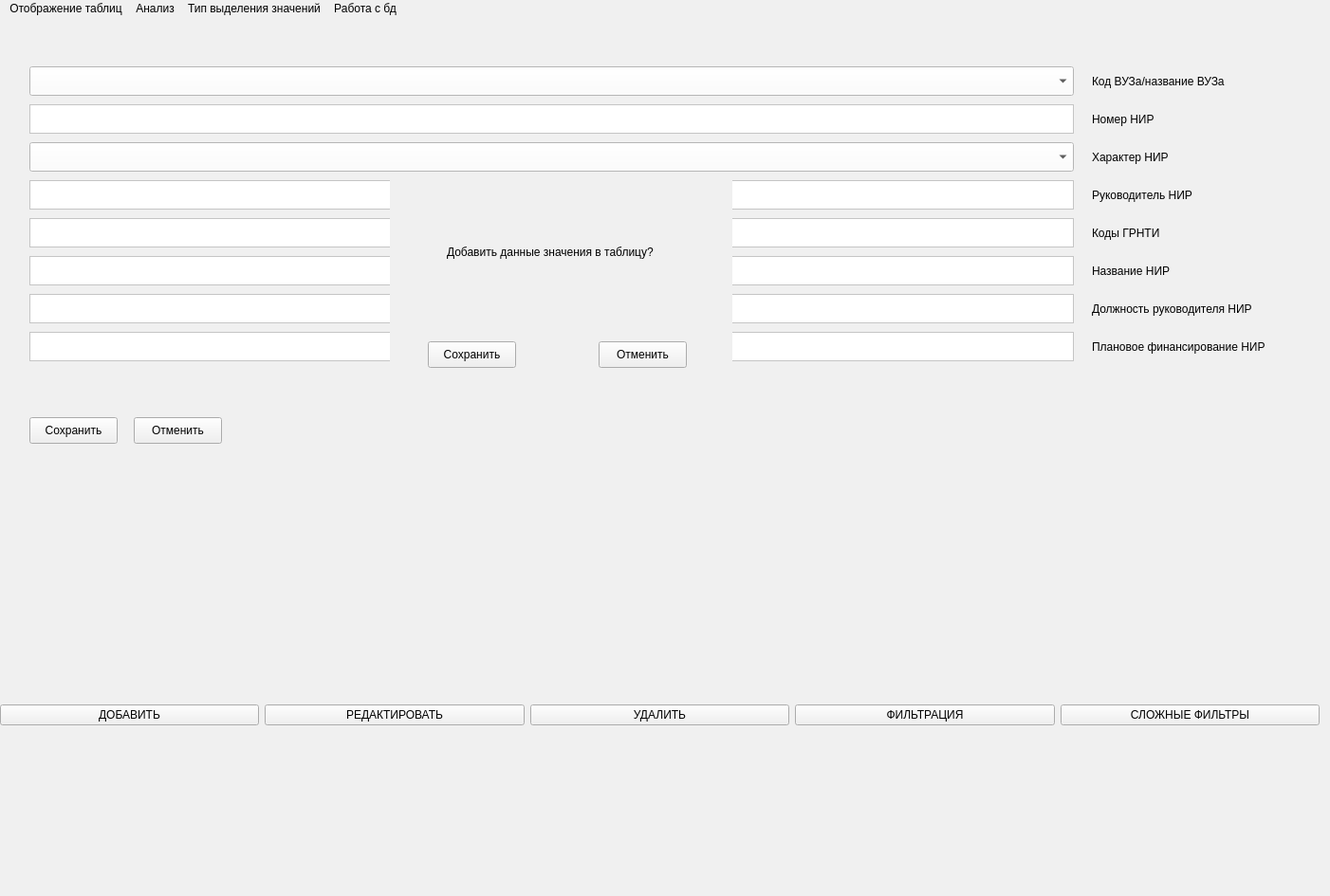
<?xml version="1.0" encoding="UTF-8"?>
<ui version="4.0">
 <class>MainWindow</class>
 <widget class="QMainWindow" name="MainWindow">
  <property name="geometry">
   <rect>
    <x>0</x>
    <y>0</y>
    <width>1402</width>
    <height>945</height>
   </rect>
  </property>
  <property name="windowTitle">
   <string>Управление научными исследованиями по тематическому плану</string>
  </property>
  <property name="styleSheet">
   <string notr="true">background-color: rgb(240, 240, 240);</string>
  </property>
  <widget class="QWidget" name="centralwidget">
   <widget class="QStackedWidget" name="stackedWidget">
    <property name="geometry">
     <rect>
      <x>11</x>
      <y>11</y>
      <width>1388</width>
      <height>671</height>
     </rect>
    </property>
    <property name="styleSheet">
     <string notr="true">background-color: rgb(240, 240, 240);</string>
    </property>
    <property name="currentIndex">
     <number>1</number>
    </property>
    <widget class="QWidget" name="page">
     <widget class="QTableView" name="tableView">
      <property name="geometry">
       <rect>
        <x>0</x>
        <y>10</y>
        <width>1381</width>
        <height>651</height>
       </rect>
      </property>
      <property name="styleSheet">
       <string notr="true">background-color: rgb(255, 255, 255);</string>
      </property>
     </widget>
    </widget>
    <widget class="QWidget" name="page_add_widget">
     <widget class="QWidget" name="Tp_nir_add_widget" native="true">
      <property name="geometry">
       <rect>
        <x>0</x>
        <y>10</y>
        <width>1381</width>
        <height>651</height>
       </rect>
      </property>
      <widget class="QTextEdit" name="Tp_nir_add_grntiNumber_textEdit">
       <property name="geometry">
        <rect>
         <x>20</x>
         <y>70</y>
         <width>1101</width>
         <height>31</height>
        </rect>
       </property>
       <property name="styleSheet">
        <string notr="true">background-color: rgb(255, 255, 255);</string>
       </property>
      </widget>
      <widget class="QComboBox" name="Tp_nir_add_grntiNature_comboBox">
       <property name="geometry">
        <rect>
         <x>20</x>
         <y>110</y>
         <width>1101</width>
         <height>31</height>
        </rect>
       </property>
       <property name="styleSheet">
        <string notr="true">background-color: rgb(255, 255, 255);</string>
       </property>
      </widget>
      <widget class="QTextEdit" name="Tp_nir_add_grntiHead_textEdit">
       <property name="geometry">
        <rect>
         <x>20</x>
         <y>150</y>
         <width>1101</width>
         <height>31</height>
        </rect>
       </property>
       <property name="styleSheet">
        <string notr="true">background-color: rgb(255, 255, 255);</string>
       </property>
      </widget>
      <widget class="QTextEdit" name="Tp_nir_add_grntiCode_textEdit">
       <property name="geometry">
        <rect>
         <x>20</x>
         <y>190</y>
         <width>1101</width>
         <height>31</height>
        </rect>
       </property>
       <property name="styleSheet">
        <string notr="true">background-color: rgb(255, 255, 255);</string>
       </property>
      </widget>
      <widget class="QTextEdit" name="Tp_nir_add_grntiName_textEdit">
       <property name="geometry">
        <rect>
         <x>20</x>
         <y>230</y>
         <width>1101</width>
         <height>31</height>
        </rect>
       </property>
       <property name="styleSheet">
        <string notr="true">background-color: rgb(255, 255, 255);</string>
       </property>
      </widget>
      <widget class="QTextEdit" name="Tp_nir_add_grntiHeadPost_textEdit">
       <property name="geometry">
        <rect>
         <x>20</x>
         <y>270</y>
         <width>1101</width>
         <height>31</height>
        </rect>
       </property>
       <property name="styleSheet">
        <string notr="true">background-color: rgb(255, 255, 255);</string>
       </property>
      </widget>
      <widget class="QTextEdit" name="Tp_nir_add_plannedFinancing_textEdit">
       <property name="geometry">
        <rect>
         <x>20</x>
         <y>310</y>
         <width>1101</width>
         <height>31</height>
        </rect>
       </property>
       <property name="styleSheet">
        <string notr="true">background-color: rgb(255, 255, 255);</string>
       </property>
      </widget>
      <widget class="QPushButton" name="Tp_nir_add_widget_saveButton">
       <property name="geometry">
        <rect>
         <x>20</x>
         <y>400</y>
         <width>93</width>
         <height>28</height>
        </rect>
       </property>
       <property name="text">
        <string>Сохранить</string>
       </property>
      </widget>
      <widget class="QPushButton" name="add_widget_close_pushButton">
       <property name="geometry">
        <rect>
         <x>130</x>
         <y>400</y>
         <width>93</width>
         <height>28</height>
        </rect>
       </property>
       <property name="text">
        <string>Отменить</string>
       </property>
      </widget>
      <widget class="QLabel" name="label_12">
       <property name="geometry">
        <rect>
         <x>1140</x>
         <y>30</y>
         <width>191</width>
         <height>31</height>
        </rect>
       </property>
       <property name="text">
        <string>Код ВУЗа/название ВУЗа</string>
       </property>
      </widget>
      <widget class="QLabel" name="label_13">
       <property name="geometry">
        <rect>
         <x>1140</x>
         <y>70</y>
         <width>191</width>
         <height>31</height>
        </rect>
       </property>
       <property name="text">
        <string>Номер НИР</string>
       </property>
      </widget>
      <widget class="QLabel" name="label_14">
       <property name="geometry">
        <rect>
         <x>1140</x>
         <y>110</y>
         <width>191</width>
         <height>31</height>
        </rect>
       </property>
       <property name="text">
        <string>Характер НИР</string>
       </property>
      </widget>
      <widget class="QLabel" name="label_16">
       <property name="geometry">
        <rect>
         <x>1140</x>
         <y>150</y>
         <width>191</width>
         <height>31</height>
        </rect>
       </property>
       <property name="text">
        <string>Руководитель НИР</string>
       </property>
      </widget>
      <widget class="QLabel" name="label_17">
       <property name="geometry">
        <rect>
         <x>1140</x>
         <y>190</y>
         <width>191</width>
         <height>31</height>
        </rect>
       </property>
       <property name="text">
        <string>Коды ГРНТИ</string>
       </property>
      </widget>
      <widget class="QLabel" name="label_18">
       <property name="geometry">
        <rect>
         <x>1140</x>
         <y>230</y>
         <width>191</width>
         <height>31</height>
        </rect>
       </property>
       <property name="text">
        <string>Название НИР</string>
       </property>
      </widget>
      <widget class="QLabel" name="label_19">
       <property name="geometry">
        <rect>
         <x>1140</x>
         <y>270</y>
         <width>191</width>
         <height>31</height>
        </rect>
       </property>
       <property name="text">
        <string>Должность руководителя НИР</string>
       </property>
      </widget>
      <widget class="QLabel" name="label_20">
       <property name="geometry">
        <rect>
         <x>1140</x>
         <y>310</y>
         <width>191</width>
         <height>31</height>
        </rect>
       </property>
       <property name="text">
        <string>Плановое финансирование НИР</string>
       </property>
      </widget>
      <widget class="QWidget" name="add_confirm_widget" native="true">
       <property name="geometry">
        <rect>
         <x>400</x>
         <y>150</y>
         <width>361</width>
         <height>221</height>
        </rect>
       </property>
       <widget class="QPushButton" name="pushButton">
        <property name="geometry">
         <rect>
          <x>40</x>
          <y>170</y>
          <width>93</width>
          <height>28</height>
         </rect>
        </property>
        <property name="cursor">
         <cursorShape>PointingHandCursor</cursorShape>
        </property>
        <property name="text">
         <string>Сохранить</string>
        </property>
       </widget>
       <widget class="QPushButton" name="close_add_confirm_pushButton">
        <property name="geometry">
         <rect>
          <x>220</x>
          <y>170</y>
          <width>93</width>
          <height>28</height>
         </rect>
        </property>
        <property name="cursor">
         <cursorShape>PointingHandCursor</cursorShape>
        </property>
        <property name="text">
         <string>Отменить</string>
        </property>
       </widget>
       <widget class="QLabel" name="label">
        <property name="geometry">
         <rect>
          <x>60</x>
          <y>50</y>
          <width>241</width>
          <height>51</height>
         </rect>
        </property>
        <property name="text">
         <string>Добавить данные значения в таблицу?</string>
        </property>
       </widget>
      </widget>
      <widget class="QComboBox" name="Tp_nir_add_VUZcode_name_comboBox">
       <property name="geometry">
        <rect>
         <x>20</x>
         <y>30</y>
         <width>1101</width>
         <height>31</height>
        </rect>
       </property>
       <property name="styleSheet">
        <string notr="true">background-color: rgb(255, 255, 255);</string>
       </property>
      </widget>
     </widget>
    </widget>
    <widget class="QWidget" name="page_redact_widget">
     <widget class="QWidget" name="redact_widget" native="true">
      <property name="geometry">
       <rect>
        <x>0</x>
        <y>10</y>
        <width>1381</width>
        <height>651</height>
       </rect>
      </property>
      <widget class="QPushButton" name="redact_widget_close_pushButton">
       <property name="geometry">
        <rect>
         <x>130</x>
         <y>400</y>
         <width>93</width>
         <height>28</height>
        </rect>
       </property>
       <property name="text">
        <string>Отменить</string>
       </property>
      </widget>
      <widget class="QLabel" name="label_21">
       <property name="geometry">
        <rect>
         <x>1140</x>
         <y>310</y>
         <width>191</width>
         <height>31</height>
        </rect>
       </property>
       <property name="text">
        <string>Должность руководителя НИР</string>
       </property>
      </widget>
      <widget class="QTextEdit" name="Tp_nir_add_grntiNumber_textEdit_2">
       <property name="geometry">
        <rect>
         <x>20</x>
         <y>110</y>
         <width>1101</width>
         <height>31</height>
        </rect>
       </property>
       <property name="styleSheet">
        <string notr="true">background-color: rgb(255, 255, 255);</string>
       </property>
      </widget>
      <widget class="QLabel" name="label_22">
       <property name="geometry">
        <rect>
         <x>1140</x>
         <y>230</y>
         <width>191</width>
         <height>31</height>
        </rect>
       </property>
       <property name="text">
        <string>Коды ГРНТИ</string>
       </property>
      </widget>
      <widget class="QLabel" name="label_23">
       <property name="geometry">
        <rect>
         <x>1140</x>
         <y>110</y>
         <width>191</width>
         <height>31</height>
        </rect>
       </property>
       <property name="text">
        <string>Номер НИР</string>
       </property>
      </widget>
      <widget class="QTextEdit" name="Tp_nir_add_grntiName_textEdit_2">
       <property name="geometry">
        <rect>
         <x>20</x>
         <y>270</y>
         <width>1101</width>
         <height>31</height>
        </rect>
       </property>
       <property name="styleSheet">
        <string notr="true">background-color: rgb(255, 255, 255);</string>
       </property>
      </widget>
      <widget class="QTextEdit" name="Tp_nir_add_plannedFinancing_textEdit_2">
       <property name="geometry">
        <rect>
         <x>20</x>
         <y>350</y>
         <width>1101</width>
         <height>31</height>
        </rect>
       </property>
       <property name="styleSheet">
        <string notr="true">background-color: rgb(255, 255, 255);</string>
       </property>
      </widget>
      <widget class="QPushButton" name="redact_widget_saveButton">
       <property name="geometry">
        <rect>
         <x>20</x>
         <y>400</y>
         <width>93</width>
         <height>28</height>
        </rect>
       </property>
       <property name="text">
        <string>Сохранить</string>
       </property>
      </widget>
      <widget class="QLabel" name="label_25">
       <property name="geometry">
        <rect>
         <x>1140</x>
         <y>190</y>
         <width>191</width>
         <height>31</height>
        </rect>
       </property>
       <property name="text">
        <string>Руководитель НИР</string>
       </property>
      </widget>
      <widget class="QLabel" name="label_26">
       <property name="geometry">
        <rect>
         <x>1140</x>
         <y>270</y>
         <width>191</width>
         <height>31</height>
        </rect>
       </property>
       <property name="text">
        <string>Название НИР</string>
       </property>
      </widget>
      <widget class="QComboBox" name="Tp_nir_add_grntiNature_comboBox_2">
       <property name="geometry">
        <rect>
         <x>20</x>
         <y>150</y>
         <width>1101</width>
         <height>31</height>
        </rect>
       </property>
       <property name="styleSheet">
        <string notr="true">background-color: rgb(255, 255, 255);</string>
       </property>
      </widget>
      <widget class="QTextEdit" name="Tp_nir_add_grntiCode_textEdit_2">
       <property name="geometry">
        <rect>
         <x>20</x>
         <y>230</y>
         <width>1101</width>
         <height>31</height>
        </rect>
       </property>
       <property name="styleSheet">
        <string notr="true">background-color: rgb(255, 255, 255);</string>
       </property>
      </widget>
      <widget class="QTextEdit" name="Tp_nir_add_grntiHeadPost_textEdit_2">
       <property name="geometry">
        <rect>
         <x>20</x>
         <y>310</y>
         <width>1101</width>
         <height>31</height>
        </rect>
       </property>
       <property name="styleSheet">
        <string notr="true">background-color: rgb(255, 255, 255);</string>
       </property>
      </widget>
      <widget class="QLabel" name="label_27">
       <property name="geometry">
        <rect>
         <x>1140</x>
         <y>30</y>
         <width>191</width>
         <height>31</height>
        </rect>
       </property>
       <property name="text">
        <string>Код ВУЗа</string>
       </property>
      </widget>
      <widget class="QTextEdit" name="Tp_nir_add_grntiHead_textEdit_2">
       <property name="geometry">
        <rect>
         <x>20</x>
         <y>190</y>
         <width>1101</width>
         <height>31</height>
        </rect>
       </property>
       <property name="styleSheet">
        <string notr="true">background-color: rgb(255, 255, 255);</string>
       </property>
      </widget>
      <widget class="QLabel" name="label_28">
       <property name="geometry">
        <rect>
         <x>1140</x>
         <y>150</y>
         <width>191</width>
         <height>31</height>
        </rect>
       </property>
       <property name="text">
        <string>Характер НИР</string>
       </property>
      </widget>
      <widget class="QLabel" name="label_29">
       <property name="geometry">
        <rect>
         <x>1140</x>
         <y>350</y>
         <width>191</width>
         <height>31</height>
        </rect>
       </property>
       <property name="text">
        <string>Плановое финансирование НИР</string>
       </property>
      </widget>
      <widget class="QTextEdit" name="Tp_nir_redact_VUZshortName_textEdit">
       <property name="geometry">
        <rect>
         <x>20</x>
         <y>70</y>
         <width>1101</width>
         <height>31</height>
        </rect>
       </property>
       <property name="styleSheet">
        <string notr="true">background-color: rgb(255, 255, 255);</string>
       </property>
      </widget>
      <widget class="QLabel" name="label_24">
       <property name="geometry">
        <rect>
         <x>1140</x>
         <y>70</y>
         <width>191</width>
         <height>31</height>
        </rect>
       </property>
       <property name="text">
        <string>Название ВУЗа</string>
       </property>
      </widget>
      <widget class="QTextEdit" name="Tp_nir_redact_VUZcode_textEdit">
       <property name="geometry">
        <rect>
         <x>20</x>
         <y>30</y>
         <width>1101</width>
         <height>31</height>
        </rect>
       </property>
       <property name="styleSheet">
        <string notr="true">background-color: rgb(255, 255, 255);</string>
       </property>
      </widget>
      <widget class="QWidget" name="redact_confirm_widget" native="true">
       <property name="geometry">
        <rect>
         <x>470</x>
         <y>150</y>
         <width>371</width>
         <height>231</height>
        </rect>
       </property>
       <widget class="QPushButton" name="pushButton_2">
        <property name="geometry">
         <rect>
          <x>40</x>
          <y>170</y>
          <width>93</width>
          <height>28</height>
         </rect>
        </property>
        <property name="cursor">
         <cursorShape>PointingHandCursor</cursorShape>
        </property>
        <property name="text">
         <string>Сохранить</string>
        </property>
       </widget>
       <widget class="QPushButton" name="close_redact_confirm_pushButton">
        <property name="geometry">
         <rect>
          <x>220</x>
          <y>170</y>
          <width>93</width>
          <height>28</height>
         </rect>
        </property>
        <property name="cursor">
         <cursorShape>PointingHandCursor</cursorShape>
        </property>
        <property name="text">
         <string>Отменить</string>
        </property>
       </widget>
       <widget class="QLabel" name="label_2">
        <property name="geometry">
         <rect>
          <x>60</x>
          <y>50</y>
          <width>241</width>
          <height>51</height>
         </rect>
        </property>
        <property name="text">
         <string>Изменить данные значения в таблице?</string>
        </property>
       </widget>
      </widget>
     </widget>
    </widget>
   </widget>
   <widget class="QWidget" name="Tp_nir_redact_widget" native="true">
    <property name="geometry">
     <rect>
      <x>0</x>
      <y>680</y>
      <width>1391</width>
      <height>111</height>
     </rect>
    </property>
    <layout class="QHBoxLayout" name="horizontalLayout_2">
     <item>
      <layout class="QHBoxLayout" name="horizontalLayout">
       <item>
        <widget class="QPushButton" name="add_widget_open_pushButton">
         <property name="cursor">
          <cursorShape>PointingHandCursor</cursorShape>
         </property>
         <property name="text">
          <string>ДОБАВИТЬ</string>
         </property>
        </widget>
       </item>
       <item>
        <widget class="QPushButton" name="redact_widget_open_pushButton">
         <property name="cursor">
          <cursorShape>PointingHandCursor</cursorShape>
         </property>
         <property name="text">
          <string>РЕДАКТИРОВАТЬ</string>
         </property>
        </widget>
       </item>
       <item>
        <widget class="QPushButton" name="pushButton_3">
         <property name="sizeIncrement">
          <size>
           <width>0</width>
           <height>0</height>
          </size>
         </property>
         <property name="cursor">
          <cursorShape>PointingHandCursor</cursorShape>
         </property>
         <property name="text">
          <string>УДАЛИТЬ</string>
         </property>
        </widget>
       </item>
       <item>
        <widget class="QPushButton" name="pushButton_4">
         <property name="cursor">
          <cursorShape>PointingHandCursor</cursorShape>
         </property>
         <property name="text">
          <string>ФИЛЬТРАЦИЯ</string>
         </property>
        </widget>
       </item>
       <item>
        <widget class="QPushButton" name="pushButton_5">
         <property name="cursor">
          <cursorShape>PointingHandCursor</cursorShape>
         </property>
         <property name="text">
          <string>СЛОЖНЫЕ ФИЛЬТРЫ</string>
         </property>
        </widget>
       </item>
      </layout>
     </item>
    </layout>
   </widget>
   <zorder>Tp_nir_redact_widget</zorder>
   <zorder>stackedWidget</zorder>
  </widget>
  <widget class="QMenuBar" name="menubar">
   <property name="geometry">
    <rect>
     <x>0</x>
     <y>0</y>
     <width>1402</width>
     <height>26</height>
    </rect>
   </property>
   <widget class="QMenu" name="menu_1">
    <property name="title">
     <string>Отображение таблиц</string>
    </property>
    <addaction name="action_show_Tp_nir"/>
    <addaction name="action_show_Tp_fv"/>
    <addaction name="separator"/>
    <addaction name="action_show_VUZ"/>
    <addaction name="action_show_grntirub"/>
   </widget>
   <widget class="QMenu" name="menu">
    <property name="title">
     <string>Работа с бд</string>
    </property>
   </widget>
   <widget class="QMenu" name="menu_2">
    <property name="title">
     <string>Анализ</string>
    </property>
    <addaction name="action_9"/>
    <addaction name="action_10"/>
   </widget>
   <widget class="QMenu" name="menu_3">
    <property name="title">
     <string>Тип выделения значений</string>
    </property>
    <addaction name="Select_rows_action"/>
    <addaction name="Select_columns_action"/>
    <addaction name="Select_items_action"/>
   </widget>
   <addaction name="menu_1"/>
   <addaction name="menu_2"/>
   <addaction name="menu_3"/>
   <addaction name="menu"/>
  </widget>
  <widget class="QStatusBar" name="statusbar"/>
  <action name="action_show_VUZ">
   <property name="text">
    <string>VUZ</string>
   </property>
  </action>
  <action name="action_show_Tp_nir">
   <property name="text">
    <string>Tp_nir</string>
   </property>
  </action>
  <action name="action_show_grntirub">
   <property name="text">
    <string>grntirub</string>
   </property>
  </action>
  <action name="action_check">
   <property name="text">
    <string>Проверка целостности</string>
   </property>
  </action>
  <action name="action_add">
   <property name="text">
    <string>Добавление записи</string>
   </property>
  </action>
  <action name="action_6">
   <property name="text">
    <string>Редактирование</string>
   </property>
  </action>
  <action name="action_7">
   <property name="text">
    <string>Удаление запси</string>
   </property>
  </action>
  <action name="action_9">
   <property name="text">
    <string>Формирование документов</string>
   </property>
  </action>
  <action name="action_10">
   <property name="text">
    <string>Сохранение условий фильтрации</string>
   </property>
  </action>
  <action name="action_11">
   <property name="text">
    <string>Сформировать распоряжение</string>
   </property>
  </action>
  <action name="add_cod_grnti">
   <property name="text">
    <string>Редактирование кода грнти</string>
   </property>
  </action>
  <action name="filter_grnti">
   <property name="text">
    <string>Фильтрация по коду ГРНТИ</string>
   </property>
  </action>
  <action name="Select_rows_action">
   <property name="text">
    <string>По строкам</string>
   </property>
  </action>
  <action name="Select_columns_action">
   <property name="text">
    <string>По столбцам</string>
   </property>
  </action>
  <action name="Select_items_action">
   <property name="text">
    <string>Отдельная ячейка</string>
   </property>
  </action>
  <action name="action_show_Tp_fv">
   <property name="text">
    <string>Tp_fv</string>
   </property>
  </action>
 </widget>
 <resources/>
 <connections/>
</ui>
